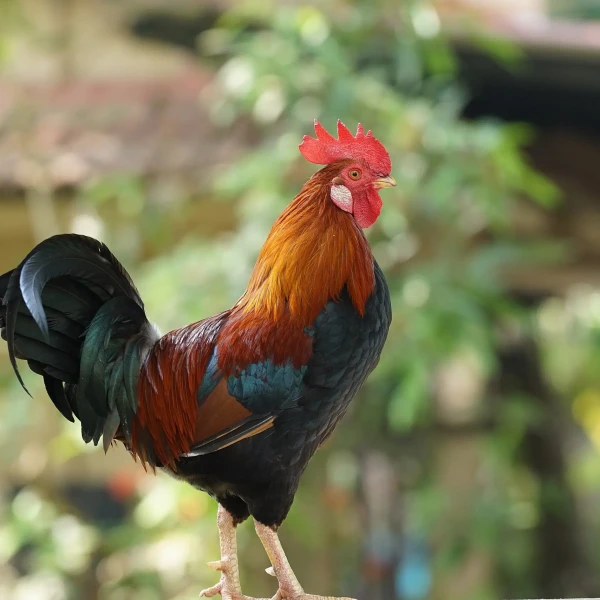
#> input picture imagenes/gallo3.webp, 600 x 600 px, found by its file name
$ python p9-bordes-0113.py
#> lines starting #> are read from the running program, lines starting #| are printed output that depends on the picture; after the words box and inside, x2 and y2 are one past the last pixel; in counts of white or black regions, pixels touching at a corner belong together
import cv2

# Cargar imagen
imagen = cv2.imread("imagenes/gallo3.webp")
#> imagen is the input picture: shape (600, 600, 3); mean B, G, R 85.8, 118.4, 121.4

# Comprobar imagen
if imagen is None:
    print("Error: no se pudo cargar la imagen.")
    exit()

# Convertir a escala de grises
gris = cv2.cvtColor(imagen, cv2.COLOR_BGR2GRAY)
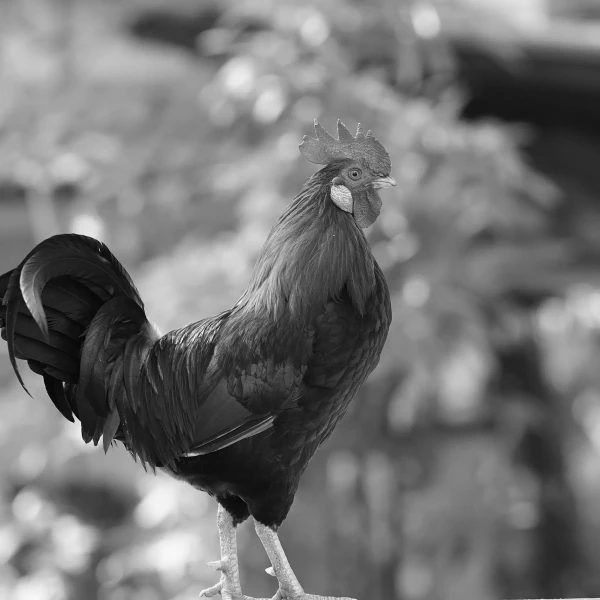
#> gris: shape (600, 600); min 3, max 249, mean 115.6

# Aplicar umbral
_, binaria = cv2.threshold(
    gris,
    127,
    255,
    cv2.THRESH_BINARY
)
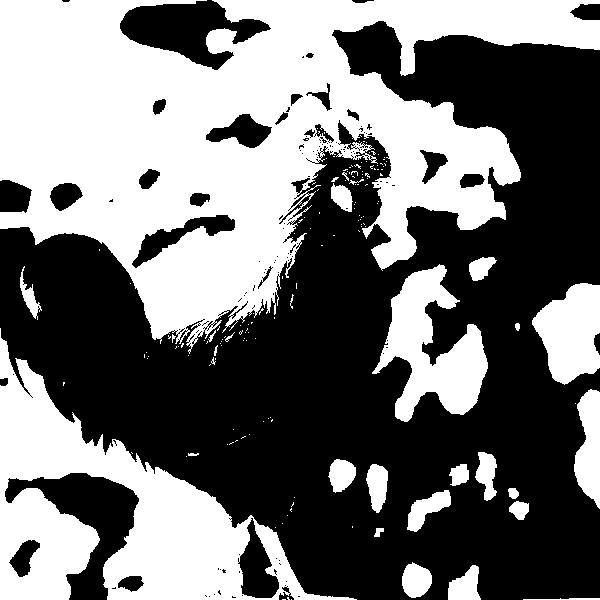
#> binaria: shape (600, 600); 45.1% white; 159 white regions (131 under 20 px)

# Encontrar contornos externos
contornos, _ = cv2.findContours(
    binaria,
    cv2.RETR_EXTERNAL,
    cv2.CHAIN_APPROX_SIMPLE
)
#> contornos = 155 contours, 135 with area under 20; largest, box (x1, y1, x2, y2) and area: (0, 0, 600, 354) 111174, (0, 328, 357, 600) 34377, (372, 264, 488, 422) 8352, (532, 283, 600, 385) 4692, (574, 389, 600, 509) 2071

# Crear copia
resultado = imagen.copy()

# Contador
cantidad = 0

# Analizar cada contorno
for contorno in contornos:

    # Calcular área
    area = cv2.contourArea(contorno)

    # Ignorar objetos demasiado pequeños
    if area > 500:

        cantidad += 1

        # Dibujar contorno
        cv2.drawContours(
            resultado,
            [contorno],
            -1,
            (0, 255, 0),
            2
        )

        # Obtener rectángulo
        x, y, ancho, alto = cv2.boundingRect(contorno)

        # Dibujar rectángulo
        cv2.rectangle(
            resultado,
            (x, y),
            (x + ancho, y + alto),
            (255, 0, 0),
            2
        )

        # Mostrar número del objeto
        cv2.putText(
            resultado,
            f"Objeto {cantidad}",
            (x, y - 10),
            cv2.FONT_HERSHEY_SIMPLEX,
            0.6,
            (0, 0, 255),
            2
        )
#> this loop made 155 passes
#> (area, x, y, ancho, alto) on passes 5, 6, 16, 19, 20, 23, 36, 69, 79, 84, 155: (723.5, 448, 565, 33, 35), (753.5, 402, 562, 30, 36), (812, 407, 490, 44, 42), (706, 366, 464, 22, 49), (624, 328, 459, 28, 34), (614.5, 475, 452, 22, 49), (2071, 574, 389, 26, 120), (34377, 0, 328, 357, 272), (4692, 532, 283, 68, 102), (8352, 372, 264, 116, 158), (111174, 0, 0, 600, 354)
#> area on passes 3, 7, 14, 17, 18: 31.5, 41.5, 239, 77, 280.5
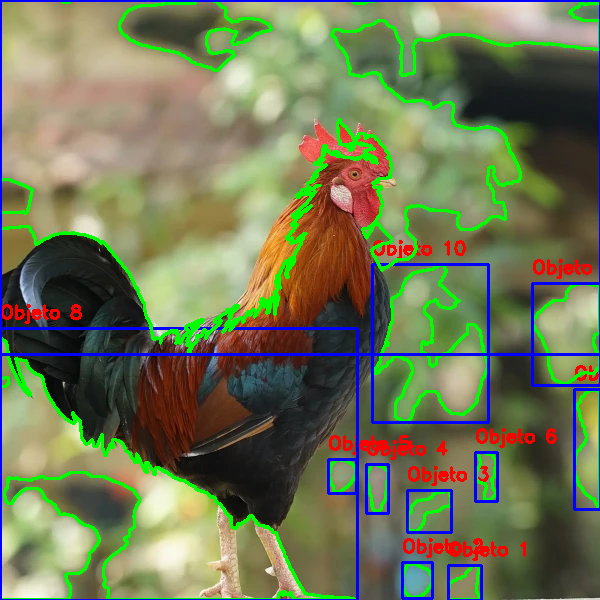
#> resultado: shape (600, 600, 3); 10.32% of pixels changed, all inside (x1, y1, x2, y2) = (0, 0, 600, 600)
#> after the loop, cantidad = 11

# Mostrar resultado
cv2.imshow("gallo2 0113", resultado)

# Guardar
cv2.imwrite(
    "resultados/ejemplo3_gallo3.webp",
    resultado
)

print("Objetos identificados:", cantidad)
#| Objetos identificados: 11
print("Resultado guardado en resultados/ejemplo3_gallo3.webp")

# Esperar
cv2.waitKey(0)

# Cerrar
cv2.destroyAllWindows()
